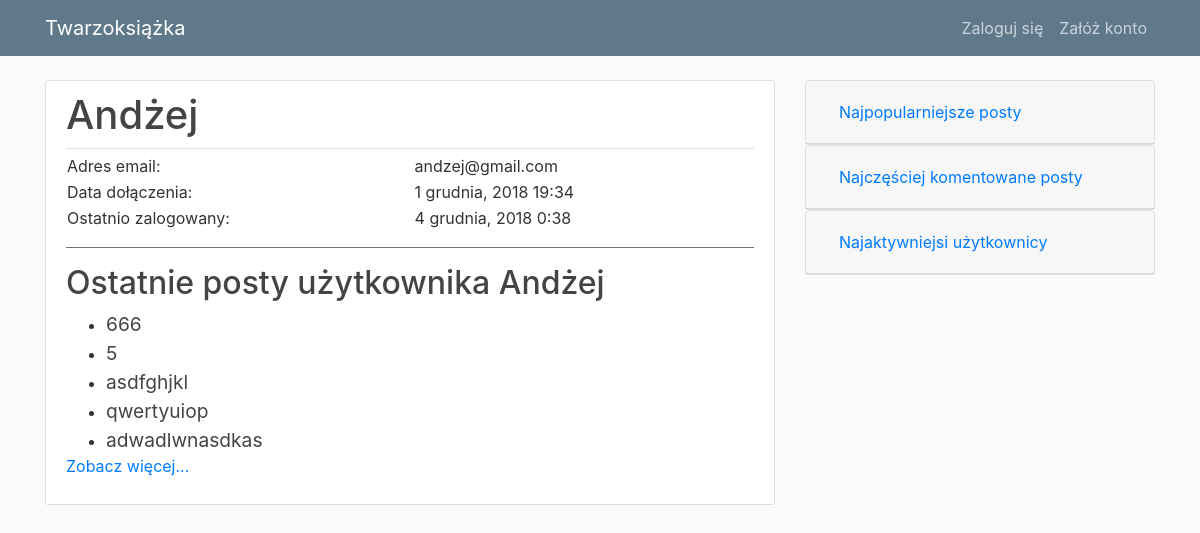
Page /users/6/ on the committed database.
### blog/models.py (models this page shows, shortened)
class Post(models.Model):
    title = models.CharField(max_length=100)
    content = models.TextField()
    date_posted = models.DateTimeField(default=timezone.now)
    author = models.ForeignKey(User, on_delete=models.CASCADE)
    visits = models.IntegerField(default=0)
    class Meta:
        ordering = ['-date_posted']

### users/views.py (the view)
# urls.py: path('<int:pk>/', views.UserDetailView.as_view(), name='user'),
class UserDetailView(DetailView):
    model = User
    template_name = 'users/user_detail.html'
    context_object_name = 'current_user'

### users/templates/users/user_detail.html (shortened to what this page needs)
{% extends "blog/index.html" %}
{% block content %}
<article class="media content-section">
  <div class="media-body">
    <div class="article-metadata d-flex justify-content-between">
      <h1>{{ object.username }}</h1>
    </div>
    <table class="table-borderless w-100">
      <tr>
        <td>Adres email:</td>
        <td>{{ object.email }}</td>
      </tr>
      <tr>
        <td>Data dołączenia:</td>
        <td>{{ object.date_joined|date:"j E, Y G:i" }}</td>
      </tr>
      <tr>
        <td>Ostatnio zalogowany:</td>
        <td>{{ object.last_login|date:"j E, Y G:i" }}</td>
      </tr>
    </table>
    <div class="mt-3 py-3 border-top border-secondary">
      {% if object.post_set.all %}
      <h2>Ostatnie posty użytkownika {{ object.username }}</h2>
      <ul>
        {% for post in object.post_set.all|slice:":5" %}
        <li><big><a class="article-title" href="{% url 'post-detail' post.id %}">{{ post.title }}</a></big></li>
        {% endfor %}
      </ul>
      {% if object.post_set.all.count > 5 %}
      <a href="{% url 'blog-home' %}?author={{ object.username }}">Zobacz więcej...</a>
      {% endif %}
      {% else %}
      <p>{{ object.username }} nie opublikował jeszcze żadnego postu.</p>
      {% endif %}
    </div>
  </div>
</article>
{% endblock content %}

### blog/static/blog/main.css (style rules this page uses)
body { background: #fafafa; color: #333333; margin-top: 5rem; }
h1, h2, h3, h4, h5, h6 { color: #444444; }
ul { margin: 0; }
.content-section { background: #ffffff; padding: 10px 20px; border: 1px solid #dddddd; border-radius: 3px; margin-bottom: 20px; }
.article-title { color: #444444; }
.article-metadata { padding-bottom: 1px; margin-bottom: 4px; border-bottom: 1px solid #e3e3e3 }

### rows in the picture
Post: title "666"
Post: title "5"
Post: title "asdfghjkl"
Post: title "qwertyuiop"
Post: title "adwadlwnasdkas"

### other values in the picture
{{ object.username }} "Andżej"
{{ object.email }} "andzej@gmail.com"
{{ object.date_joined|date:"j E, Y G:i" }} "1 grudnia, 2018 19:34"
{{ object.last_login|date:"j E, Y G:i" }} "4 grudnia, 2018 0:38"
